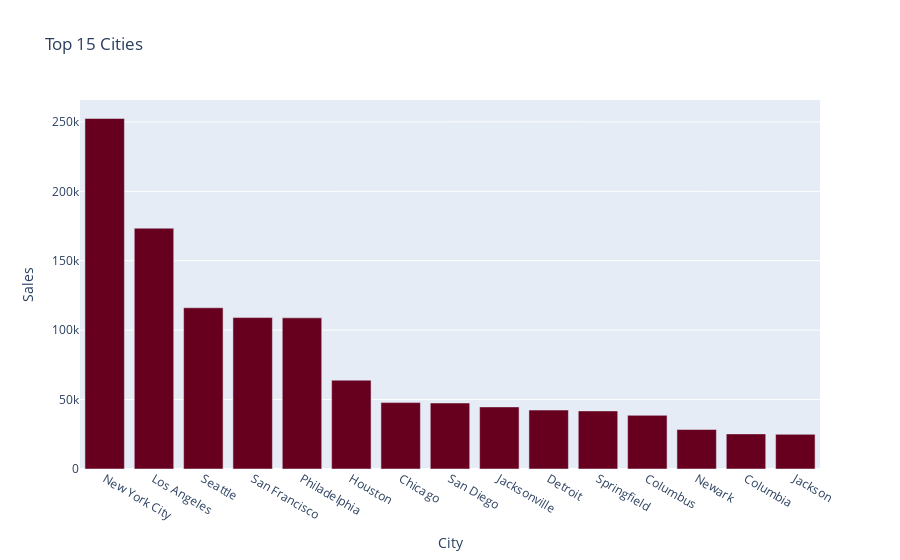

This figure's notebook cell:
### Code cell
top_cities= df.groupby("City").sum().sort_values("Sales",ascending=False).head(15)
top_cities= top_cities[['Sales']].round(2)
top_cities.reset_index(inplace=True)
top_cities

fig=px.bar(top_cities,x='City',y='Sales',title="Top 15 Cities",color_discrete_sequence=px.colors.sequential.RdBu)
fig.show()

### Figure 1 — Plotly figure (JSON) as saved in the notebook; plotly's stock layout.template omitted (floating-point values rounded to 4 significant figures)
{"data": [{"alignmentgroup": "True", "hovertemplate": "City=%{x}<br>Sales=%{y}<extra></extra>", "legendgroup": "", "marker": {"color": "rgb(103,0,31)", "pattern": {"shape": ""}}, "name": "", "offsetgroup": "", "orientation": "v", "showlegend": false, "textposition": "auto", "type": "bar", "x": ["New York City", "Los Angeles", "Seattle", "San Francisco", "Philadelphia", "Houston", "Chicago", "San Diego", "Jacksonville", "Detroit", "Springfield", "Columbus", "Newark", "Columbia", "Jackson"], "xaxis": "x", "y": [252500.0, 173400.0, 116100.0, 109000.0, 108800.0, 63960.0, 47820.0, 47520.0, 44710.0, 42450.0, 41830.0, 38660.0, 28450.0, 25280.0, 24960.0], "yaxis": "y"}], "layout": {"barmode": "relative", "legend": {"tracegroupgap": 0}, "title": {"text": "Top 15 Cities"}, "xaxis": {"anchor": "y", "domain": [0, 1], "title": {"text": "City"}}, "yaxis": {"anchor": "x", "domain": [0, 1], "title": {"text": "Sales"}}}}
